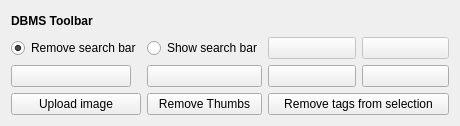
  <widget class="QWidget" name="layoutWidget">
   <property name="geometry">
    <rect>
     <x>10</x>
     <y>10</y>
     <width>460</width>
     <height>114</height>
    </rect>
   </property>
   <layout class="QGridLayout" name="gridLayout_4">
    <item row="0" column="0">
     <widget class="QLabel" name="label_29">
      <property name="sizePolicy">
       <sizepolicy hsizetype="Minimum" vsizetype="Preferred">
        <horstretch>0</horstretch>
        <verstretch>0</verstretch>
       </sizepolicy>
      </property>
      <property name="minimumSize">
       <size>
        <width>0</width>
        <height>20</height>
       </size>
      </property>
      <property name="font">
       <font>
        <weight>75</weight>
        <bold>true</bold>
       </font>
      </property>
      <property name="text">
       <string>DBMS Toolbar</string>
      </property>
     </widget>
    </item>
    <item row="5" column="0" colspan="2">
     <layout class="QGridLayout" name="gridLayout_5">
      <item row="1" column="3">
       <widget class="QPushButton" name="pushButton_last_rec">
        <property name="sizePolicy">
         <sizepolicy hsizetype="Minimum" vsizetype="Fixed">
          <horstretch>0</horstretch>
          <verstretch>0</verstretch>
         </sizepolicy>
        </property>
        <property name="maximumSize">
         <size>
          <width>120</width>
          <height>16777215</height>
         </size>
        </property>
        <property name="toolTip">
         <string>&lt;html&gt;&lt;head/&gt;&lt;body&gt;&lt;p&gt;Ultimi 25 foto&lt;/p&gt;&lt;/body&gt;&lt;/html&gt;</string>
        </property>
        <property name="text">
         <string/>
        </property>
        <property name="icon">
         <iconset resource="../../resources/resources.qrc">
          <normaloff>:/icons/7_rightArrows.png</normaloff>:/icons/7_rightArrows.png</iconset>
        </property>
       </widget>
      </item>
      <item row="1" column="2">
       <widget class="QPushButton" name="pushButton_next_rec">
        <property name="sizePolicy">
         <sizepolicy hsizetype="Minimum" vsizetype="Fixed">
          <horstretch>0</horstretch>
          <verstretch>0</verstretch>
         </sizepolicy>
        </property>
        <property name="maximumSize">
         <size>
          <width>120</width>
          <height>16777215</height>
         </size>
        </property>
        <property name="toolTip">
         <string>&lt;html&gt;&lt;head/&gt;&lt;body&gt;&lt;p&gt;Avanza di 25 foto alla volta&lt;/p&gt;&lt;/body&gt;&lt;/html&gt;</string>
        </property>
        <property name="text">
         <string/>
        </property>
        <property name="icon">
         <iconset resource="../../resources/resources.qrc">
          <normaloff>:/icons/6_rightArrow.png</normaloff>:/icons/6_rightArrow.png</iconset>
        </property>
       </widget>
      </item>
      <item row="1" column="0">
       <widget class="QPushButton" name="pushButton_first_rec">
        <property name="sizePolicy">
         <sizepolicy hsizetype="Minimum" vsizetype="Fixed">
          <horstretch>0</horstretch>
          <verstretch>0</verstretch>
         </sizepolicy>
        </property>
        <property name="maximumSize">
         <size>
          <width>120</width>
          <height>16777215</height>
         </size>
        </property>
        <property name="toolTip">
         <string>&lt;html&gt;&lt;head/&gt;&lt;body&gt;&lt;p&gt;Prime 25 foto&lt;/p&gt;&lt;/body&gt;&lt;/html&gt;</string>
        </property>
        <property name="text">
         <string/>
        </property>
        <property name="icon">
         <iconset resource="../../resources/resources.qrc">
          <normaloff>:/icons/5_leftArrows.png</normaloff>:/icons/5_leftArrows.png</iconset>
        </property>
       </widget>
      </item>
      <item row="3" column="0">
       <widget class="QPushButton" name="pushButton_chose_dir">
        <property name="sizePolicy">
         <sizepolicy hsizetype="Minimum" vsizetype="Fixed">
          <horstretch>0</horstretch>
          <verstretch>0</verstretch>
         </sizepolicy>
        </property>
        <property name="toolTip">
         <string>&lt;html&gt;&lt;head/&gt;&lt;body&gt;&lt;p&gt;Upload the photos to the database (link) and view them in the listWidget&lt;/p&gt;&lt;/body&gt;&lt;/html&gt;</string>
        </property>
        <property name="text">
         <string>Upload image</string>
        </property>
       </widget>
      </item>
      <item row="0" column="3">
       <widget class="QPushButton" name="pushButton_sort">
        <property name="enabled">
         <bool>false</bool>
        </property>
        <property name="sizePolicy">
         <sizepolicy hsizetype="Minimum" vsizetype="Fixed">
          <horstretch>0</horstretch>
          <verstretch>0</verstretch>
         </sizepolicy>
        </property>
        <property name="font">
         <font>
          <pointsize>9</pointsize>
         </font>
        </property>
        <property name="toolTip">
         <string>Order by</string>
        </property>
        <property name="text">
         <string/>
        </property>
        <property name="icon">
         <iconset resource="../../resources/resources.qrc">
          <normaloff>:/icons/sort.png</normaloff>:/icons/sort.png</iconset>
        </property>
       </widget>
      </item>
      <item row="0" column="2">
       <widget class="QPushButton" name="pushButton_view_all">
        <property name="enabled">
         <bool>false</bool>
        </property>
        <property name="sizePolicy">
         <sizepolicy hsizetype="Minimum" vsizetype="Fixed">
          <horstretch>0</horstretch>
          <verstretch>0</verstretch>
         </sizepolicy>
        </property>
        <property name="font">
         <font>
          <pointsize>9</pointsize>
         </font>
        </property>
        <property name="toolTip">
         <string>View alls records</string>
        </property>
        <property name="text">
         <string/>
        </property>
        <property name="icon">
         <iconset resource="../../resources/resources.qrc">
          <normaloff>:/icons/view_all.png</normaloff>:/icons/view_all.png</iconset>
        </property>
       </widget>
      </item>
      <item row="1" column="1">
       <widget class="QPushButton" name="pushButton_prev_rec">
        <property name="sizePolicy">
         <sizepolicy hsizetype="Minimum" vsizetype="Fixed">
          <horstretch>0</horstretch>
          <verstretch>0</verstretch>
         </sizepolicy>
        </property>
        <property name="maximumSize">
         <size>
          <width>120</width>
          <height>16777215</height>
         </size>
        </property>
        <property name="toolTip">
         <string>&lt;html&gt;&lt;head/&gt;&lt;body&gt;&lt;p&gt;Torna indietro di 25 foto alla volta&lt;/p&gt;&lt;/body&gt;&lt;/html&gt;</string>
        </property>
        <property name="text">
         <string/>
        </property>
        <property name="icon">
         <iconset resource="../../resources/resources.qrc">
          <normaloff>:/icons/4_leftArrow.png</normaloff>:/icons/4_leftArrow.png</iconset>
        </property>
       </widget>
      </item>
      <item row="3" column="1">
       <widget class="QPushButton" name="pushButton_remove_thumb">
        <property name="enabled">
         <bool>true</bool>
        </property>
        <property name="toolTip">
         <string>&lt;html&gt;&lt;head/&gt;&lt;body&gt;&lt;p&gt;Remove selected thumbnails&lt;/p&gt;&lt;/body&gt;&lt;/html&gt;</string>
        </property>
        <property name="text">
         <string>Remove Thumbs</string>
        </property>
        <property name="icon">
         <iconset resource="../../resources/resources.qrc">
          <normaloff>:/icons/delete.png</normaloff>:/icons/delete.png</iconset>
        </property>
       </widget>
      </item>
      <item row="3" column="2" colspan="2">
       <widget class="QPushButton" name="pushButton_remove_alltag">
        <property name="toolTip">
         <string>&lt;html&gt;&lt;head/&gt;&lt;body&gt;&lt;p&gt;Remove all tags from selected images&lt;/p&gt;&lt;/body&gt;&lt;/html&gt;</string>
        </property>
        <property name="text">
         <string>Remove tags from selection</string>
        </property>
        <property name="icon">
         <iconset resource="../../../hff_system_-master/resources/resources.qrc">
          <normaloff>:/icons/remove_tag.png</normaloff>:/icons/remove_tag.png</iconset>
        </property>
       </widget>
      </item>
      <item row="0" column="0">
       <widget class="QRadioButton" name="radioButton">
        <property name="text">
         <string>Remove search bar</string>
        </property>
        <property name="checkable">
         <bool>true</bool>
        </property>
        <property name="checked">
         <bool>true</bool>
        </property>
        <property name="autoRepeat">
         <bool>false</bool>
        </property>
       </widget>
      </item>
      <item row="0" column="1">
       <widget class="QRadioButton" name="radioButton_2">
        <property name="text">
         <string>Show search bar</string>
        </property>
       </widget>
      </item>
     </layout>
    </item>
   </layout>
  </widget>
